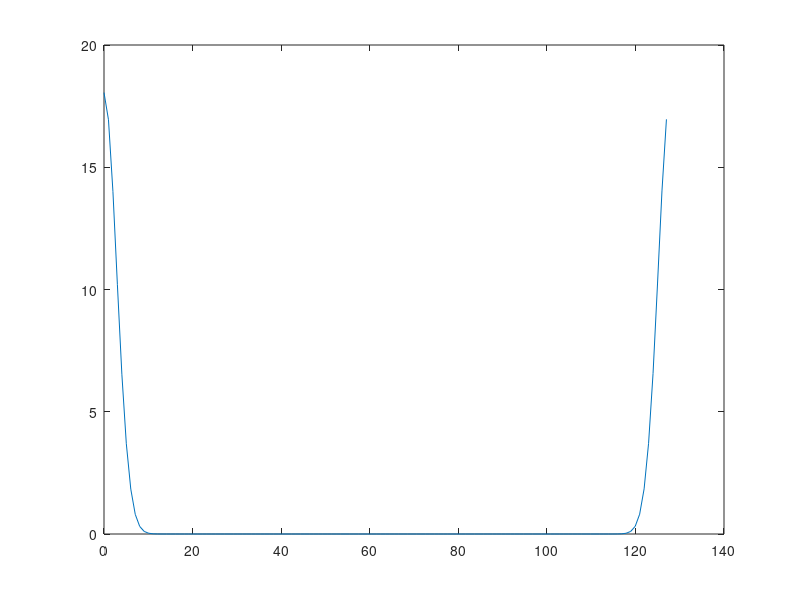
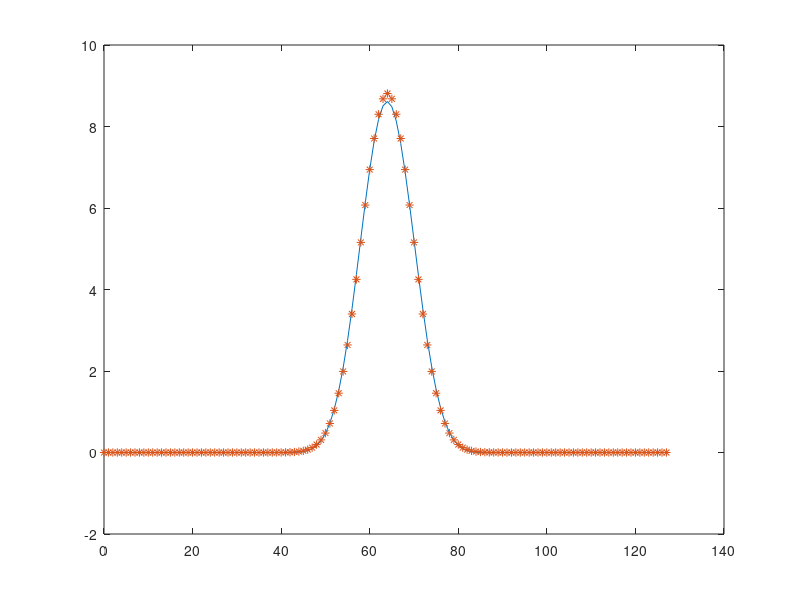
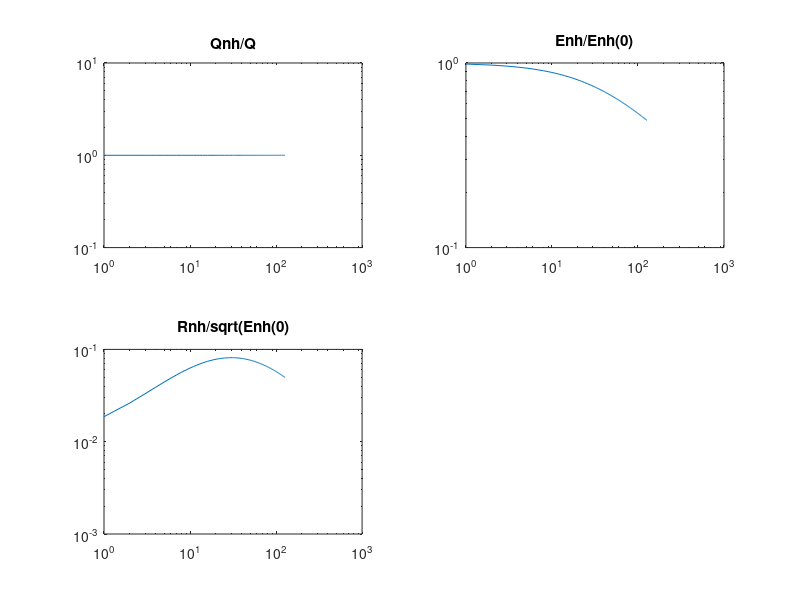

These figures' MATLAB source, in order:
%A = load('data/data1.txt');
A = load('data/S3_128_100_diff_dataA.txt');
%B = load('data/data2.txt');
B = load('data/S3_128_100_diff_dataB.txt');
NTime = 64;
N = 128;
h = 1/N;
dt = h;
sigma = 1/32;% 2*h;
nu = 0;
c = 1;
Q = 1;
Ttime = NTime*dt;
gauss = @(x,t) Q./sqrt(pi*(sigma*sigma))* exp( -(mod(x,1.0)-c*t).^2 ./ (sigma*sigma)) ; 
%gauss = @(x,t) exp(-x.^2);
Npts = linspace(0,N-1,N-1);
Y = gauss((Npts-N/2)*h,NTime*dt);
plot(Npts,Y);
close all;
figure;
plot(A(:,1),A(:,2),A(:,1),A(:,3),'*');%,Npts,Y,'+');
%plot(Npts,Y);
%%
figure;
subplot(2,2,1);
loglog(B(:,1),B(:,2));
title('Qnh/Q');
subplot(2,2,2);
loglog(B(:,1),B(:,3)/B(1,3));
title('Enh/Enh(0)');
subplot(2,2,3);
loglog(B(:,1),B(:,4));
title('Rnh/sqrt(Enh(0)');
%%
   Rnh = 0;
   X   = A(:,1);
   U   = A(:,2);
   Uex = A(:,3);
   for j = 1 : length(X);
     Rnh = (U(j)-Uex(j))^2 + Rnh;
   end
   Rnh = sqrt(0.007812*Rnh)

%%
% kj = linspace(1,100,100);
% t = 0 ;
% 
% x = linspace(1,100,100);
% Uex = zeros(length(x),1);
% for n = 1 : length(x);
%     for j = 1 : length(kj)
%         Uex(n) = Uex(n) + exp( - kj(j).^2 * ( sigma.^2 )/4 ) * exp(i*kj(j)*(x(n)-c*t)); 
%     end    
% end
% plot(x,Uex*0.1);